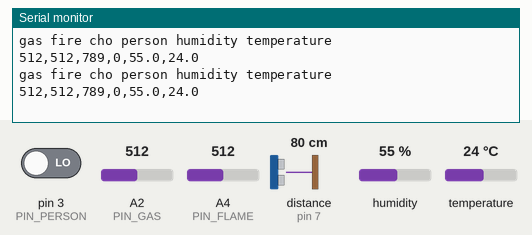
Recording of a sketch running on a simulated Arduino Uno, built with avr-gcc and run on an emulated ATmega328P. Parts: the last lines printed to the serial monitor. Wiring (inferred from the names in the program): ultrasonic range finder: trigger pin 6; echo pin 7. The test bench sets the inputs (shaded band); at power-on: distance to the obstacle (sensor on pin 7) 80 cm, humidity 55 %, A2 (PIN_GAS) = 512, A4 (PIN_FLAME) = 512, pin 3 (PIN_PERSON) LOW, temperature 24 °C. The echo pulse lasts 58.3 µs per cm.

Above: at 2.1 s.
2.2 s: distance to the obstacle (sensor on pin 7) set to 2 cm
At 3.7 s:
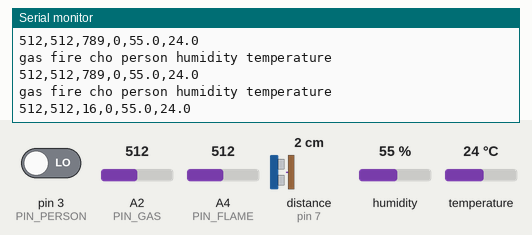
4.0 s: humidity set to 22 %
At 4.9 s:
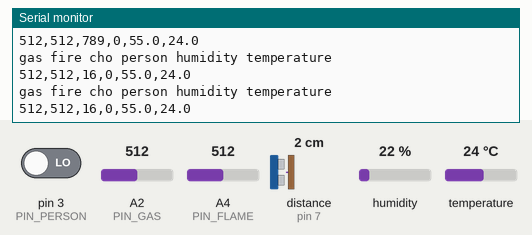
5.8 s: distance to the obstacle (sensor on pin 7) set to 250 cm
At 7.1 s:
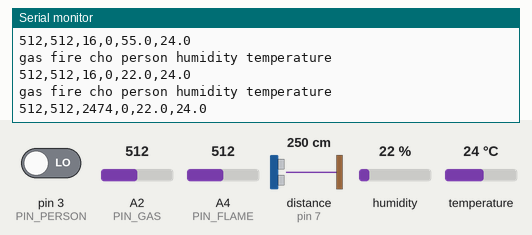
10.4 s: A2 (PIN_GAS) set to 716
At 11.3 s:
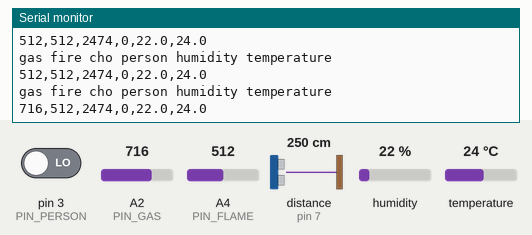
12.2 s: A4 (PIN_FLAME) set to 716
At 13.8 s:
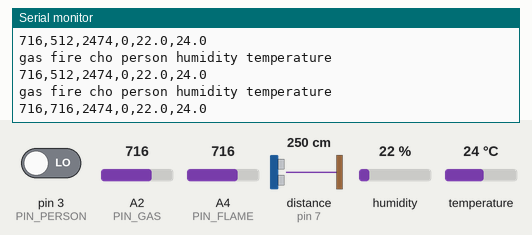
14.0 s: pin 3 (PIN_PERSON) driven HIGH
At 15.5 s:
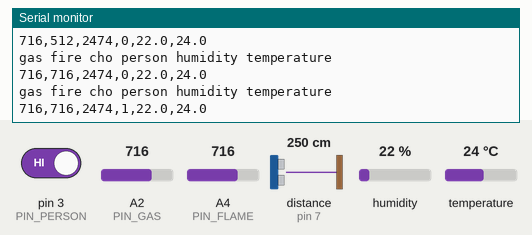
Timing chart, 0 to 16.8 s (numbered marks = the images above; inputs shaded):
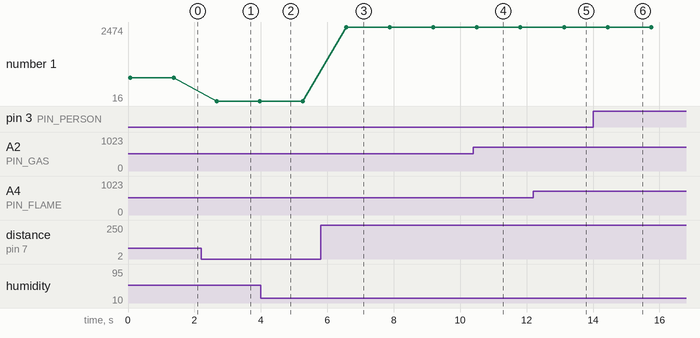

The sketch:

sensor.ino
```cpp
#include <DHT11.h>
#include <stdio.h>
#include <SoftwareSerial.h>

// 블루투스 설정 BTSerial(Tx, Rx)
#define BT_RXD 13
#define BT_TXD 12
SoftwareSerial bluetooth(BT_RXD, BT_TXD);
char str[1024];


//센서

// 온습도 센서 설정 (SETUP 필요없음)
#define PIN_TEMHUM A0
DHT11 dht11(PIN_TEMHUM);

//가스 센서
#define PIN_GAS A2

//불꽃감지 센서
#define PIN_FLAME A4

//초음파 센서
#define PIN_TRIG 6
#define PIN_ECHO 7

//사람 인식 센서
#define PIN_PERSON 3


void setup() {
  Serial.begin(9600);          // 아두이노 보드와 PC간의 통신속도 설정
  bluetooth.begin(9600);       // 블루투스 통신 시작

  pinMode(PIN_GAS , INPUT);

  pinMode(PIN_FLAME, INPUT);   // 불꽃 감지 센서를 입력으로 설정

  pinMode(PIN_TRIG, OUTPUT);  // 초음파센서 trigPin
  pinMode(PIN_ECHO, INPUT);  // 초음파센서 echoPin 입력

  pinMode(PIN_PERSON, INPUT);    // 인체감지센서
}

void loop() {

  int gas;
  gas = analogRead(PIN_GAS);  // 가스센서

  // 불꽃감지센서
  int Fval = analogRead(PIN_FLAME);
  //아날로그 값일때 5~10cm : 25~50 >> 바로 멈추기 / 15~cm : 150~600 >> 속도를 줄이기


  // 초음파센서
  long duration;
  int distance;
  digitalWrite(PIN_TRIG, HIGH); // trigPin에서 초음파 발생(echoPin도 HIGH)
  delayMicroseconds(10);
  digitalWrite(PIN_TRIG, LOW);
  duration = pulseIn(PIN_ECHO, HIGH);  // echoPin이 HIGH를 유지한 시간 저장
  distance = ((float)(340 * duration) / 1000) / 2;


  // 인체감지센서(PIR)
  int Pval;
  Pval = digitalRead(PIN_PERSON);

  //온습도
  float humi, temp;
  char tmp1[20];
  char tmp2[20];

  dht11.read(humi, temp);
  dtostrf(humi, 4, 1, tmp1);
  dtostrf(temp, 4, 1, tmp2);


  bluetooth.write("s");

  Serial.println("gas fire cho person humidity temperature");
  sprintf(str, "%d,%d,%d,%d,%s,%s\n", gas, Fval, distance, Pval, tmp1, tmp2);
  Serial.println(str);
  //Serial.write(str);

  bluetooth.print(str);
  //bluetooth.write(str);

  bluetooth.write("f");

  Serial.flush();
  bluetooth.flush();
  /*
  bluetooth.write(str);
  bluetooth.write(gas);
  bluetooth.write(Fval);
  bluetooth.write(distance);
  bluetooth.write(Pval);
  bluetooth.write(tmp1);
  bluetooth.write(tmp2);
  */


  delay(1200);

}
```

Measured:
- after the input at 2.2 s, the serial monitor: prints a new line after 0.47 s (image 1)
- after the input at 5.8 s, the serial monitor: prints a new line after 0.77 s (image 3)
- after the input at 10.4 s, the serial monitor: prints a new line after 0.10 s (image 4)
- after the input at 12.2 s, the serial monitor: prints a new line after 0.93 s (image 5)
- after the input at 14.0 s, the serial monitor: prints a new line after 0.44 s (image 6)
- plotted number 1: 789 → 16 after the input at 2.2 s, 16 → 2474 after the input at 5.8 s
